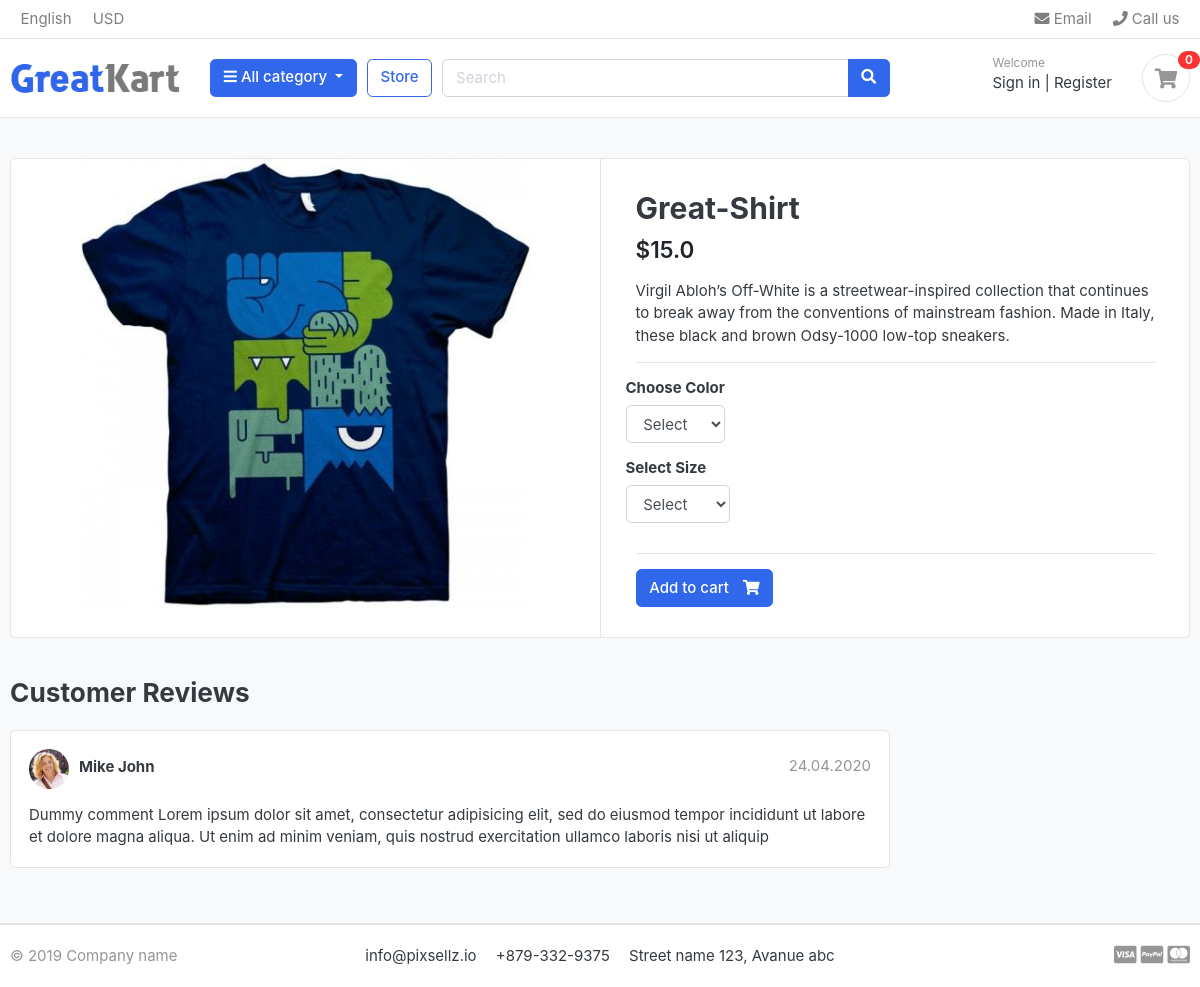
/store/product/great-shirt/, run on the app's committed database.
### store/models.py (models this page shows, shortened)
class Base(models.Model):
    date_add = models.DateTimeField(auto_now_add=True)
    date_update = models.DateTimeField(auto_now=True)
    status = models.BooleanField(default=True)
    class Meta:
        abstract=True

class Product(Base):
    product_name = models.CharField(max_length=128)
    slug = AutoSlugField(populate_from= 'product_name')
    images = models.FileField(upload_to='images_product')
    price = models.FloatField()
    description = models.TextField(blank=True)
    stock = models.IntegerField()
    is_availaible = models.BooleanField(default=True)
    category = models.ForeignKey("Category", related_name='category_product', on_delete=models.CASCADE)
    class Meta:
        verbose_name = 'product'
        verbose_name_plural = 'products'

### store/views.py (the view)
# urls.py: path('store/product/<str:slug>/', views.product_detail, name='product-detail'),
def product_detail(request, slug):
    try:
        product = get_object_or_404(models.Product, slug=slug)
    except Exception as e:
        raise e
    colors = models.Variation.objects.color()
    sizes = models.Variation.objects.size()
    return render(request, 'product-detail.html', locals())

### cart/views.py (called while the page is built)
def _cart_id(request):
    cart = request.session.session_key
    if not cart:
        cart = request.session.create()
    return cart

### store/context_processors.py (called while the page is built)
def menu_link(request):
    links = Category.objects.all()
    return dict(links=links)

def cart_count(request):
    count=0
    try:
        cart = Cart.objects.get(cart_id=_cart_id(request))
        cart_items = CartItem.objects.all().filter(cart=cart, is_active=True)
        for cart_item in cart_items:
            count += cart_item.quantity
    except Cart.DoesNotExist:
        count=0
    return dict(count=count)

### store/models.py (called while the page is built)
    def get_url(self):
        return reverse('product_by_category', args=[self.slug])

    def color(self):
        return super(VariationManager, self).filter(variation_category='color', is_active=True)

    def size(self):
        return super(VariationManager,self).filter(variation_category='size', is_active=True)

### templates/product-detail.html (shortened to what this page needs)
{% extends 'base/base.html' %}
{% load static %}
{% block content %}
<section class="section-content padding-y bg">
<div class="container">
<div class="card">
	<div class="row no-gutters">
		<aside class="col-md-6">
<article class="gallery-wrap">
	<div class="img-big-wrap">
	   <a href="#"><img src="{{product.images.url}}"></a>
	</div>
</article>
		</aside>
		<main class="col-md-6 border-left">
	<form action="{% url 'add_cart' product.id %}" method="POST">{% csrf_token %}
		<article class="content-body">
		<h2 class="title">{{product.product_name}}</h2>
		<div class="mb-3">
			<var class="price h4">${{product.price}}</var>
		</div>
		<p>Virgil Abloh’s Off-White is a streetwear-inspired collection that continues to break away from the conventions of mainstream fashion. Made in Italy, these black and brown Odsy-1000 low-top sneakers.</p>
		<hr>
			<div class="row">
				<div class="item-option-select">
					<h6>Choose Color</h6>
					<select name="color" class="form-control"  required>
						<option value="" disabled selected>Select</option>
					</select>
				</div>
			</div>
			<div class="row">
				<div class="item-option-select">
					<h6>Select Size</h6>
					<select name="size" class="form-control" required>
						<option value="" disabled selected>Select</option>
					</select>
				</div>
			</div>
			<hr>
			<button class="btn btn-primary"> <span class="text">Add to cart</span> <i class="fas fa-shopping-cart"></i>  </button>
		</article>
	</form>
		</main>
	</div>
</div>
<br>
<div class="row">
			<div class="col-md-9">
	<header class="section-heading">
		<h3>Customer Reviews </h3>
	</header>
	<article class="box mb-3">
		<div class="icontext w-100">
			<img src="{% static './images/avatars/avatar1.jpg' %}" class="img-xs icon rounded-circle">
			<div class="text">
				<span class="date text-muted float-md-right">24.04.2020 </span>
				<h6 class="mb-1">Mike John </h6>
			</div>
		</div>
		<div class="mt-3">
			<p>
				Dummy comment Lorem ipsum dolor sit amet, consectetur adipisicing elit, sed do eiusmod
				tempor incididunt ut labore et dolore magna aliqua. Ut enim ad minim veniam,
				quis nostrud exercitation ullamco laboris nisi ut aliquip
			</p>
		</div>
	</article>
	</div>
</div>
</div>
</section>
{% endblock content %}

### static/css/ui.css (style rules this page uses)
html { font-family: "Inter", sans-serif; font-size: 15px; }
.content-body { flex: 1 1 auto; padding: 2rem 2.3rem; }
.img-xs, .img-sm, .img-md, .img-lg { -o-object-fit: cover; object-fit: cover; flex-shrink: 0; flex-grow: 0; }
.img-xs { width: 40px; height: 40px; }
.padding-y { padding-top: 40px; padding-bottom: 40px; }
var { font-style: normal; }
article:after, .form-group:after { display: block; clear: both; content: ""; }
.bg { background-color: #f8f9fa; }
.section-heading { margin-bottom: 20px; margin-top: 15px; }
p:last-child { margin-bottom: 0; }
.btn .text + i { margin-left: 10px; }
.icontext { display: inline-flex; align-items: center; vertical-align: middle; }
.icontext .text { width: 100%; line-height: 1.2; }
.icontext .icon { position: relative; margin-right: 10px; flex-shrink: 0; flex-grow: 0; }
.price { font-weight: 600; color: #212529; }
.box { padding: 18px; background: #fff; border-radius: 0.37rem; border: 1px solid #e4e4e4; }
.box img { max-width: 100%; }
.gallery-wrap .img-big-wrap { margin-bottom: 10px; border-radius: 0.37rem; overflow: hidden; background-color: #fff; }
.gallery-wrap .img-big-wrap a { text-align: center; display: block; }
.gallery-wrap .img-big-wrap img { height: 450px; width: auto; display: inline-block; }
.item-option-select { margin-bottom: 1rem; display: inline-block; margin-right: 15px; }

### data on the page
Product: images (picture), product_name "Great-Shirt", price "15.0"

### other printed values
{{ count }} "0"
